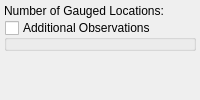
     <widget class="QWidget" name="tab_hydro">
      <attribute name="title">
       <string>3. Observations</string>
      </attribute>
      <layout class="QVBoxLayout" name="verticalLayout_tab_hydro">
       <property name="spacing">
        <number>2</number>
       </property>
       <property name="leftMargin">
        <number>4</number>
       </property>
       <property name="topMargin">
        <number>4</number>
       </property>
       <property name="rightMargin">
        <number>4</number>
       </property>
       <property name="bottomMargin">
        <number>4</number>
       </property>
       <item>
        <layout class="QVBoxLayout" name="verticalLayout_hydro" stretch="0">
         <property name="spacing">
          <number>2</number>
         </property>
         <item>
          <layout class="QHBoxLayout" name="horizontalLayout_numberOfGaugedOutlets" stretch="3,1">
           <property name="spacing">
            <number>3</number>
           </property>
           <property name="sizeConstraint">
            <enum>QLayout::SetDefaultConstraint</enum>
           </property>
           <item>
            <widget class="QLabel" name="label_numberOfGaugedOutlets">
             <property name="sizePolicy">
              <sizepolicy hsizetype="Preferred" vsizetype="Fixed">
               <horstretch>0</horstretch>
               <verstretch>0</verstretch>
              </sizepolicy>
             </property>
             <property name="maximumSize">
              <size>
               <width>16777215</width>
               <height>25</height>
              </size>
             </property>
             <property name="text">
              <string>Number of Gauged Locations:</string>
             </property>
            </widget>
           </item>
           <item>
            <widget class="QLabel" name="label_numberOfGaugedOutletsValue">
             <property name="sizePolicy">
              <sizepolicy hsizetype="Preferred" vsizetype="Fixed">
               <horstretch>0</horstretch>
               <verstretch>0</verstretch>
              </sizepolicy>
             </property>
             <property name="maximumSize">
              <size>
               <width>16777215</width>
               <height>25</height>
              </size>
             </property>
             <property name="text">
              <string/>
             </property>
            </widget>
           </item>
          </layout>
         </item>
        </layout>
       </item>
       <item>
        <widget class="QGroupBox" name="groupBox_3">
         <property name="title">
          <string>Additional Observations</string>
         </property>
         <property name="checkable">
          <bool>true</bool>
         </property>
         <property name="checked">
          <bool>false</bool>
         </property>
        </widget>
       </item>
       <item>
        <spacer name="verticalSpacer_2">
         <property name="orientation">
          <enum>Qt::Vertical</enum>
         </property>
         <property name="sizeHint" stdset="0">
          <size>
           <width>20</width>
           <height>40</height>
          </size>
         </property>
        </spacer>
       </item>
      </layout>
     </widget>
